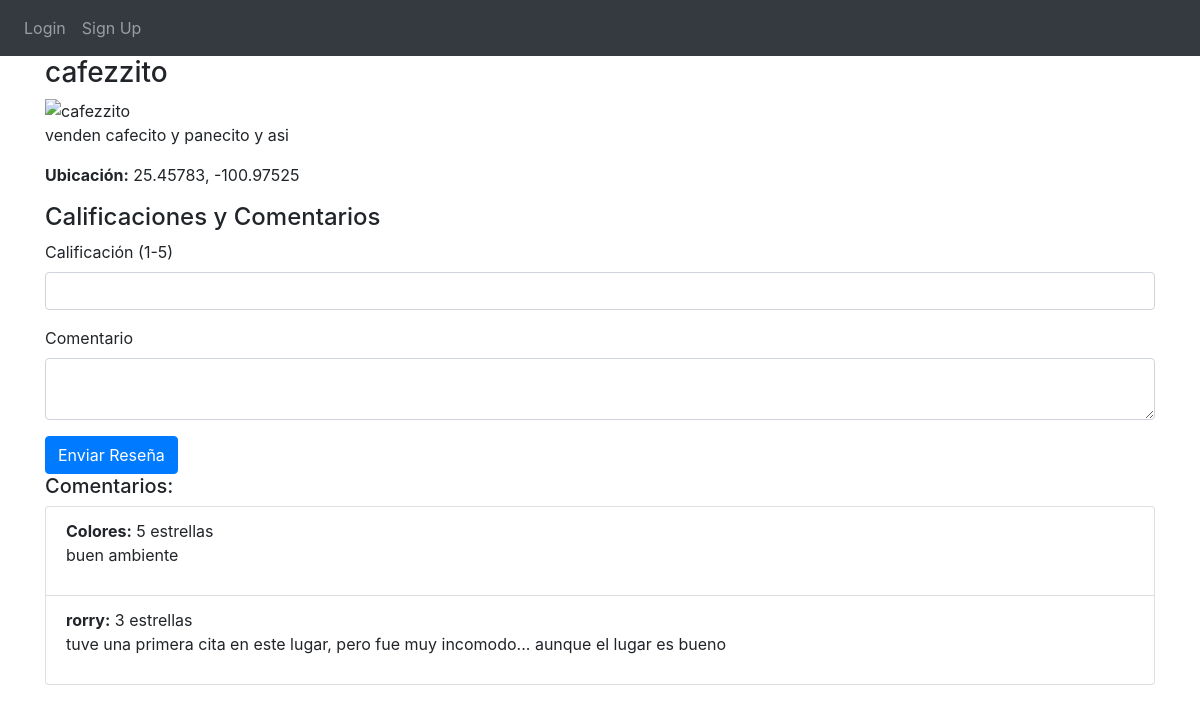
The page /food-stall/1 on the database its author committed.
### website/models.py (models this page shows)
class FoodStall(db.Model):
    id = db.Column(db.Integer, primary_key=True)
    name = db.Column(db.String(200))
    description = db.Column(db.String(1000))
    latitude = db.Column(db.Integer)  # Localizacion
    longitude = db.Column(db.Integer)
    image_url = db.Column(db.String(500))  # URL de la foto
    user_id = db.Column(db.Integer, db.ForeignKey('user.id'))  # Relación con el usuario que sube el puesto
    reviews = db.relationship('Review', backref='related_food_stall', lazy=True)  # Relación con las reseñas

class Review(db.Model):
    id = db.Column(db.Integer, primary_key=True)
    rating = db.Column(db.Integer)  # Calificación (de 1 a 5)
    comment = db.Column(db.String(500))  # Comentario
    user_id = db.Column(db.Integer, db.ForeignKey('user.id'))  # Relación con el usuario que califica
    foodstall_id = db.Column(db.Integer, db.ForeignKey('food_stall.id'))  # Relación con el puesto de comida
    user = db.relationship('User', backref='reviews')  # Relación con la clase User para acceder al autor de la reseña
    food_stall = db.relationship('FoodStall', backref='related_reviews')

class User(db.Model, UserMixin):
    id = db.Column(db.Integer, primary_key=True)
    email = db.Column(db.String(150), unique=True)
    password = db.Column(db.String(150))
    first_name = db.Column(db.String(150))
    notes = db.relationship('Note')

### website/food_stalls.py (the view)
@food_stalls.route('/food-stall/<int:id>')
def view_food_stall(id):
    stall = FoodStall.query.get_or_404(id)  # Aquí sí se pasa el id correctamente
    return render_template('food_stall_detail.html', food_stall=stall, user=current_user)

### website/templates/food_stall_detail.html (shortened to what this page needs)
{% extends "base.html" %}
{% block content %}
<h3>{{ food_stall.name }}</h3>
<img src="{{ food_stall.image_url }}" alt="{{ food_stall.name }}" class="img-fluid"/>
<p>{{ food_stall.description }}</p>
<p><strong>Ubicación:</strong> {{ food_stall.latitude }}, {{ food_stall.longitude }}</p>
<h4>Calificaciones y Comentarios</h4>
<form method="POST" action="{{ url_for('food_stalls.rate_food_stall', id=food_stall.id) }}">
  <div class="form-group">
    <label for="rating">Calificación (1-5)</label>
    <input type="number" class="form-control" id="rating" name="rating" min="1" max="5" required/>
  </div>
  <div class="form-group">
    <label for="comment">Comentario</label>
    <textarea class="form-control" id="comment" name="comment" required></textarea>
  </div>
  <button type="submit" class="btn btn-primary">Enviar Reseña</button>
</form>
<h5>Comentarios:</h5>
<ul class="list-group">
  {% for review in food_stall.reviews %}
  <li class="list-group-item">
    <strong>{{ review.user.first_name }}:</strong> {{ review.rating }} estrellas
    <p>{{ review.comment }}</p>
  </li>
  {% endfor %}
</ul>
{% endblock %}

### rows shown on the page
FoodStall: name "cafezzito", description "venden cafecito y panecito y asi", latitude "25.45783", longitude "-100.97525"
Review: user.first_name "Colores", rating "5", comment "buen ambiente"
Review: user.first_name "rorry", rating "3", comment "tuve una primera cita en este lugar, pero fue muy incomodo... aunque el lugar es bueno"
